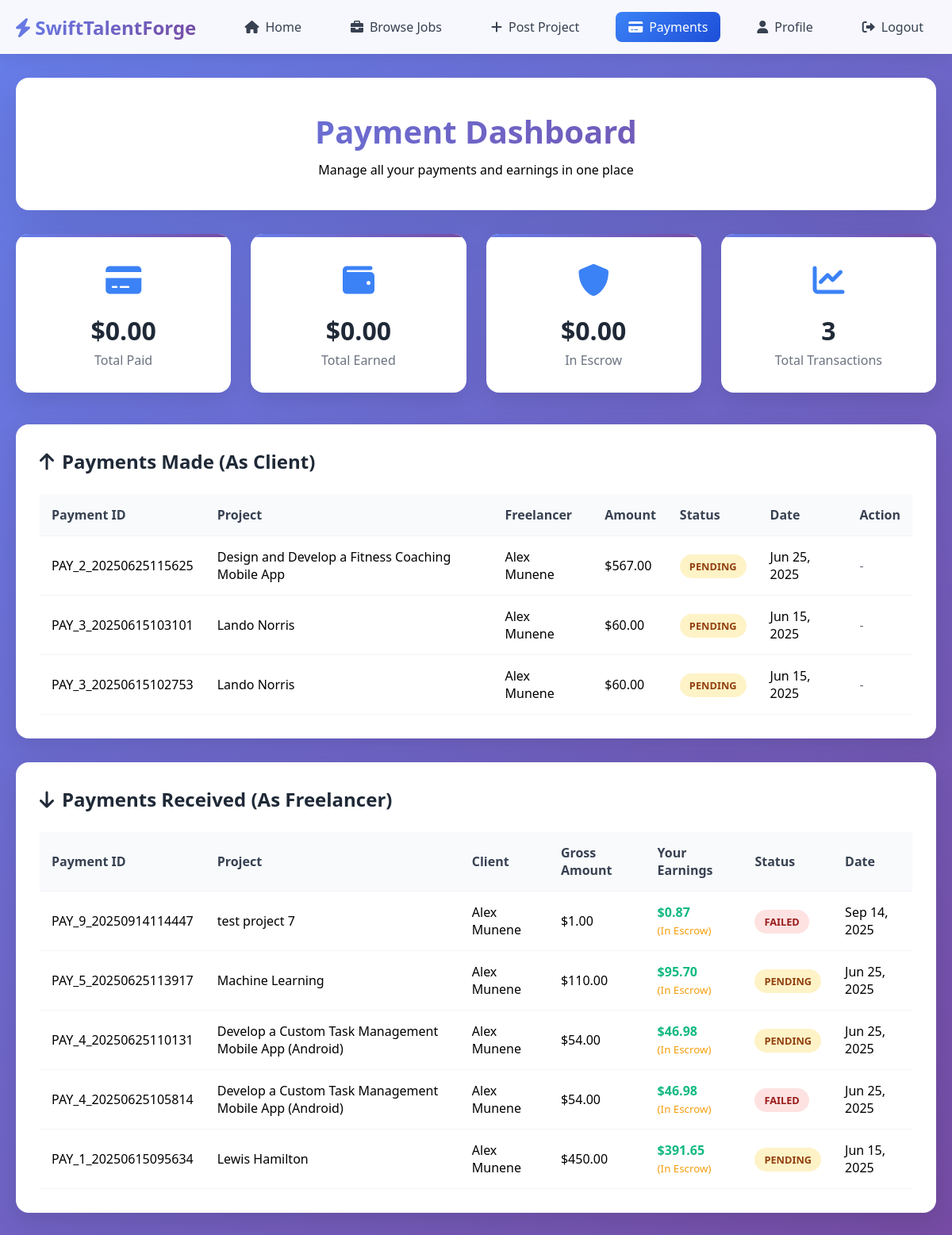
The app's page /payment/dashboard/ (signed in) with its own data.
### Portal/models.py (models this page shows, shortened)
class Payment(models.Model):
    PAYMENT_STATUS_CHOICES = [
        ('pending', 'Pending'),
        ('completed', 'Completed'),
        ('failed', 'Failed'),
        ('refunded', 'Refunded'),
        ('disputed', 'Disputed'),
    ]
    PAYMENT_TYPE_CHOICES = [
        ('project_payment', 'Project Payment'),
        ('milestone_payment', 'Milestone Payment'),
        ('tip', 'Tip'),
        ('subscription', 'Subscription'),
    ]
    PAYMENT_METHOD_CHOICES = [
        ('stripe', 'Stripe'),
        ('paypal', 'PayPal'),
        ('apple_pay', 'Apple Pay'),
        ('google_pay', 'Google Pay'),
        ('alipay', 'Alipay'),
    ]
    payment_id = models.CharField(max_length=100, unique=True, blank=True)
    stripe_payment_intent_id = models.CharField(max_length=200, blank=True, null=True)
    stripe_checkout_session_id = models.CharField(max_length=200, blank=True, null=True)
    payment_method = models.CharField(max_length=20, choices=PAYMENT_METHOD_CHOICES, default='stripe')
    paypal_order_id = models.CharField(max_length=200, blank=True, null=True)
    paypal_payer_id = models.CharField(max_length=200, blank=True, null=True)
    paypal_transaction_id = models.CharField(max_length=200, blank=True, null=True)
    client = models.ForeignKey(CustomUser, on_delete=models.CASCADE, related_name='payments_made')
    freelancer = models.ForeignKey(CustomUser, on_delete=models.CASCADE, related_name='payments_received')
    project = models.ForeignKey(Project, on_delete=models.CASCADE, related_name='payments')
    gross_amount = models.DecimalField(max_digits=10, decimal_places=2)  # Total client pays
    platform_fee = models.DecimalField(max_digits=10, decimal_places=2, default=0)  # Our commission
    processing_fee = models.DecimalField(max_digits=10, decimal_places=2, default=0)  # Stripe fees
    net_amount = models.DecimalField(max_digits=10, decimal_places=2, default=0)  # Freelancer receives
    status = models.CharField(max_length=20, choices=PAYMENT_STATUS_CHOICES, default='pending')
    payment_type = models.CharField(max_length=20, choices=PAYMENT_TYPE_CHOICES, default='project_payment')
    escrow_held = models.BooleanField(default=True)  # Money held until work approved
    released_at = models.DateTimeField(null=True, blank=True)  # When money released to freelancer
    created_at = models.DateTimeField(auto_now_add=True)
    updated_at = models.DateTimeField(auto_now=True)
    description = models.TextField(blank=True)
    client_ip = models.GenericIPAddressField(null=True, blank=True)
    class Meta:
        ordering = ['-created_at']

class Project(models.Model):
    STATUS_CHOICES = [
        ('posted', 'Posted'),
        ('bidding', 'Receiving Bids'),
        ('hired', 'Freelancer Hired'),
        ('in_progress', 'Work in Progress'),
        ('submitted', 'Work Submitted'),
        ('revision', 'Revision Requested'),
        ('completed', 'Completed'),
        ('cancelled', 'Cancelled'),
    ]
    project_name = models.CharField(max_length=100)  # Removed unique=True
    description = models.CharField(max_length=300, default=None)
    postedOn = models.DateTimeField(auto_now_add=True)
    leader = models.ForeignKey(CustomUser, on_delete=models.CASCADE)
    isCompleted = models.BooleanField(default=False)
    deadline = models.DateField()
    task_count = models.IntegerField(default=0)
    budget_min = models.DecimalField(max_digits=10, decimal_places=2, default=0)
    budget_max = models.DecimalField(max_digits=10, decimal_places=2, default=0)
    project_type = models.CharField(max_length=20, choices=[
        ("Fixed", "Fixed Price"), ("Hourly", "Hourly Rate")
    ], default="Fixed")
    experience_level = models.CharField(max_length=20, choices=[
        ("Entry", "Entry Level"), ("Intermediate", "Intermediate"), ("Expert", "Expert")
    ], default="Intermediate")
    project_duration = models.CharField(max_length=30, choices=[
        ("Less than 1 month", "Less than 1 month"),
        ("1 to 3 months", "1 to 3 months"),
        ("3 to 6 months", "3 to 6 months"),
        ("More than 6 months", "More than 6 months")
    ], default="1 to 3 months")
    proposals_count = models.IntegerField(default=0)
    project_status = models.CharField(max_length=20, choices=STATUS_CHOICES, default='posted')

class CustomUser(models.Model):
    user = models.OneToOneField(User, on_delete=models.CASCADE, primary_key=True)
    phone_number = models.CharField(max_length=11, default=None)
    bio = models.TextField(max_length=500, default=None)
    image = models.ImageField(upload_to='profiles/')
    batchYear = models.CharField(max_length=4, choices=[
        ("None", "None"), ("UG-1", "UG-1"), ("UG-2", "UG-2"), ("UG-3", "UG-3"),
        ("UG-4", "UG-4"), ("MS", "MS"), ("Ph.D", "Ph.D")
    ], default='None')
    gender = models.CharField(max_length=10, choices=[
        ("Male", "Male"), ("Female", "Female")
    ], default="Male", blank=False)

### Portal/payment_views.py (the view)
# urls.py: path('payment/dashboard/', payment_dashboard, name='payment_dashboard'),
@login_required
def payment_dashboard(request):
    user = request.user.customuser
    payments_made = Payment.objects.filter(client=user).order_by('-created_at')
    payments_received = Payment.objects.filter(freelancer=user).order_by('-created_at')
    total_paid = sum(
        p.gross_amount for p in payments_made
        if p.status == 'completed'
    )
    total_earned = sum(
        p.net_amount for p in payments_received
        if p.status == 'completed' and not p.escrow_held
    )
    total_in_escrow = sum(
        p.net_amount for p in payments_received
        if p.status == 'completed' and p.escrow_held
    )
    context = {
        'payments_made': payments_made,
        'payments_received': payments_received,
        'total_paid': total_paid,
        'total_earned': total_earned,
        'total_in_escrow': total_in_escrow,
    }
    return render(request, 'payment_dashboard.html', context)

### Portal/templates/payment_dashboard.html (shortened to what this page needs)
<!DOCTYPE html>
<html lang="en">
<head>
    <link href="https://cdnjs.cloudflare.com/ajax/libs/font-awesome/6.0.0/css/all.min.css" rel="stylesheet">
</head>
<body>
    <nav class="navbar">
        <div class="nav-container">
            <a href="{% url 'Portal:home' %}" class="logo">
                <i class="fas fa-bolt"></i>
                SwiftTalentForge
            </a>
            <div class="nav-links">
                <a href="{% url 'Portal:home' %}" class="nav-link">
                    <i class="fas fa-home"></i>
                    Home
                </a>
                <a href="{% url 'Portal:browse_jobs' %}" class="nav-link">
                    <i class="fas fa-briefcase"></i>
                    Browse Jobs
                </a>
                <a href="{% url 'Portal:post_project' %}" class="nav-link">
                    <i class="fas fa-plus"></i>
                    Post Project
                </a>
                <a href="{% url 'Portal:payment_dashboard' %}" class="nav-link active">
                    <i class="fas fa-credit-card"></i>
                    Payments
                </a>
                <a href="{% url 'Portal:profile' request.user.username %}" class="nav-link">
                    <i class="fas fa-user"></i>
                    Profile
                </a>
                <a href="{% url 'Portal:logout' %}" class="nav-link">
                    <i class="fas fa-sign-out-alt"></i>
                    Logout
                </a>
            </div>
        </div>
    </nav>
    <div class="container">
        <div class="dashboard-header">
            <h1 class="page-title">Payment Dashboard</h1>
            <p>Manage all your payments and earnings in one place</p>
        </div>
        <div class="stats-grid">
            <div class="stat-card">
                <div class="stat-icon">
                    <i class="fas fa-credit-card"></i>
                </div>
                <div class="stat-value">${{ total_paid|floatformat:2 }}</div>
                <div class="stat-label">Total Paid</div>
            </div>
            <div class="stat-card">
                <div class="stat-icon">
                    <i class="fas fa-wallet"></i>
                </div>
                <div class="stat-value">${{ total_earned|floatformat:2 }}</div>
                <div class="stat-label">Total Earned</div>
            </div>
            <div class="stat-card">
                <div class="stat-icon">
                    <i class="fas fa-shield-alt"></i>
                </div>
                <div class="stat-value">${{ total_in_escrow|floatformat:2 }}</div>
                <div class="stat-label">In Escrow</div>
            </div>
            <div class="stat-card">
                <div class="stat-icon">
                    <i class="fas fa-chart-line"></i>
                </div>
                <div class="stat-value">{{ payments_made|length }}</div>
                <div class="stat-label">Total Transactions</div>
            </div>
        </div>
        <div class="payments-section">
            <h2 class="section-title">
                <i class="fas fa-arrow-up"></i>
                Payments Made (As Client)
            </h2>
            {% if payments_made %}
                <table class="payments-table">
                    <thead>
                        <tr>
                            <th>Payment ID</th>
                            <th>Project</th>
                            <th>Freelancer</th>
                            <th>Amount</th>
                            <th>Status</th>
                            <th>Date</th>
                            <th>Action</th>
                        </tr>
                    </thead>
                    <tbody>
                        {% for payment in payments_made %}
                        <tr>
                            <td>{{ payment.payment_id }}</td>
                            <td>{{ payment.project.project_name }}</td>
                            <td>{{ payment.freelancer.user.get_full_name }}</td>
                            <td>${{ payment.gross_amount }}</td>
                            <td>
                                <span class="payment-status status-{{ payment.status }}">
                                    {{ payment.status|title }}
                                </span>
                            </td>
                            <td>{{ payment.created_at|date:"M d, Y" }}</td>
                            <td>
                                {% if payment.status == 'completed' and payment.escrow_held %}
                                    <a href="{% url 'Portal:release_payment' payment.payment_id %}"
                                       class="release-btn"
                                       onclick="return confirm('Are you sure you want to release this payment?')">
                                        <i class="fas fa-unlock"></i>
                                        Release Payment
                                    </a>
                                {% elif payment.status == 'completed' and not payment.escrow_held %}
                                    <span style="color: #10b981; font-weight: 600;">
                                        <i class="fas fa-check"></i>
                                        Released
                                    </span>
                                {% else %}
                                    <span style="color: #6b7280;">-</span>
                                {% endif %}
                            </td>
                        </tr>
                        {% endfor %}
                    </tbody>
                </table>
            {% else %}
                <div class="no-payments">
                    <i class="fas fa-credit-card"></i>
                    <h3>No payments made yet</h3>
                    <p>When you hire freelancers, your payments will appear here.</p>
                </div>
            {% endif %}
        </div>
        <div class="payments-section">
            <h2 class="section-title">
                <i class="fas fa-arrow-down"></i>
                Payments Received (As Freelancer)
            </h2>
            {% if payments_received %}
                <table class="payments-table">
                    <thead>
                        <tr>
                            <th>Payment ID</th>
                            <th>Project</th>
                            <th>Client</th>
                            <th>Gross Amount</th>
                            <th>Your Earnings</th>
                            <th>Status</th>
                            <th>Date</th>
                        </tr>
                    </thead>
                    <tbody>
                        {% for payment in payments_received %}
                        <tr>
                            <td>{{ payment.payment_id }}</td>
                            <td>{{ payment.project.project_name }}</td>
                            <td>{{ payment.client.user.get_full_name }}</td>
                            <td>${{ payment.gross_amount }}</td>
                            <td>
                                <strong style="color: #10b981;">${{ payment.net_amount }}</strong>
                                {% if payment.escrow_held %}
                                    <br><small style="color: #f59e0b;">(In Escrow)</small>
                                {% endif %}
                            </td>
                            <td>
                                <span class="payment-status status-{{ payment.status }}">
                                    {{ payment.status|title }}
                                </span>
                            </td>
                            <td>{{ payment.created_at|date:"M d, Y" }}</td>
                        </tr>
                        {% endfor %}
                    </tbody>
                </table>
            {% else %}
                <div class="no-payments">
                    <i class="fas fa-wallet"></i>
                    <h3>No payments received yet</h3>
                    <p>When clients pay for your work, payments will appear here.</p>
                </div>
            {% endif %}
        </div>
    </div>
</body>
</html>

### records on screen
Payment: payment_id "PAY_2_20250625115625", project.project_name "Design and Develop a Fitness Coaching Mobile App", freelancer.user.get_full_name "Alex Munene", gross_amount "567.00", status "PENDING", created_at "Jun 25, 2025"
Payment: payment_id "PAY_3_20250615103101", project.project_name "Lando Norris", freelancer.user.get_full_name "Alex Munene", gross_amount "60.00", status "PENDING", created_at "Jun 15, 2025"
Payment: payment_id "PAY_3_20250615102753", project.project_name "Lando Norris", freelancer.user.get_full_name "Alex Munene", gross_amount "60.00", status "PENDING", created_at "Jun 15, 2025"
Payment: payment_id "PAY_9_20250914114447", project.project_name "test project 7", client.user.get_full_name "Alex Munene", gross_amount "1.00", net_amount "0.87", escrow_held "(In Escrow)", status "FAILED", created_at "Sep 14, 2025"
Payment: payment_id "PAY_5_20250625113917", project.project_name "Machine Learning", client.user.get_full_name "Alex Munene", gross_amount "110.00", net_amount "95.70", escrow_held "(In Escrow)", status "PENDING", created_at "Jun 25, 2025"
Payment: payment_id "PAY_4_20250625110131", project.project_name "Develop a Custom Task Management Mobile App (Android)", client.user.get_full_name "Alex Munene", gross_amount "54.00", net_amount "46.98", escrow_held "(In Escrow)", status "PENDING", created_at "Jun 25, 2025"
Payment: payment_id "PAY_4_20250625105814", project.project_name "Develop a Custom Task Management Mobile App (Android)", client.user.get_full_name "Alex Munene", gross_amount "54.00", net_amount "46.98", escrow_held "(In Escrow)", status "FAILED", created_at "Jun 25, 2025"
Payment: payment_id "PAY_1_20250615095634", project.project_name "Lewis Hamilton", client.user.get_full_name "Alex Munene", gross_amount "450.00", net_amount "391.65", escrow_held "(In Escrow)", status "PENDING", created_at "Jun 15, 2025"

### other values on screen
{{ total_paid|floatformat:2 }} "0.00"
{{ total_earned|floatformat:2 }} "0.00"
{{ total_in_escrow|floatformat:2 }} "0.00"
{{ payments_made|length }} "3"
